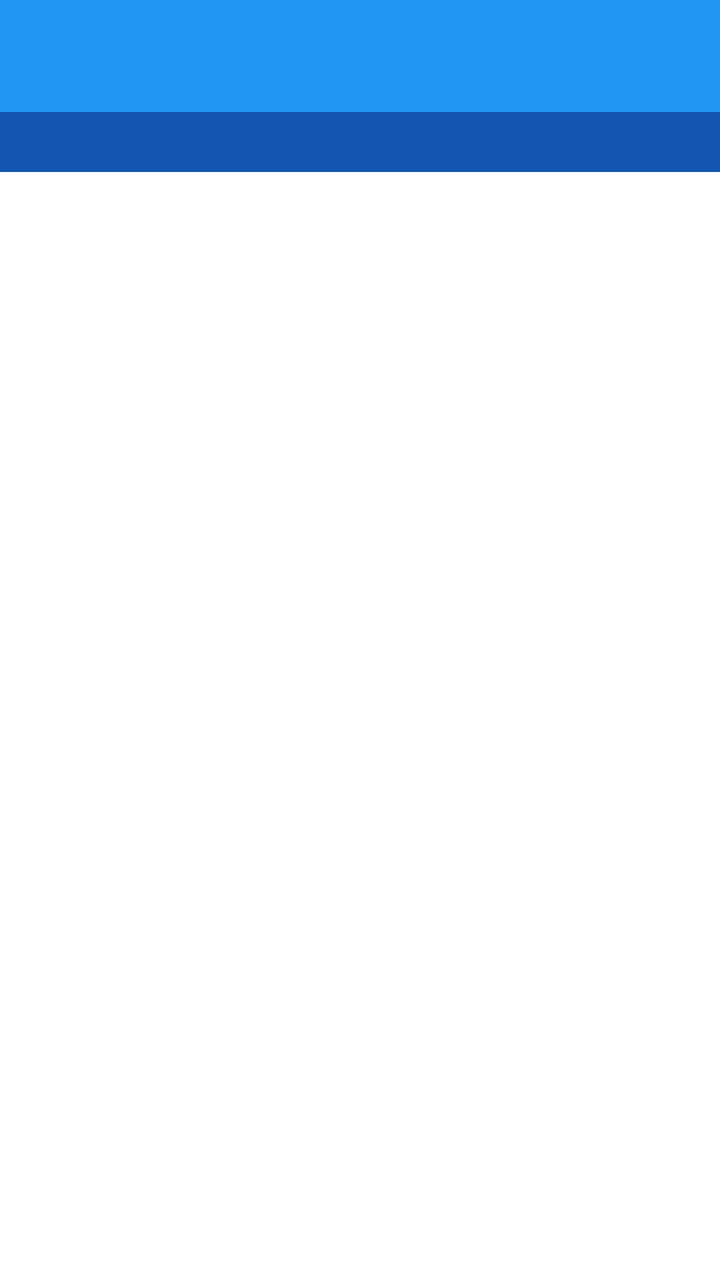
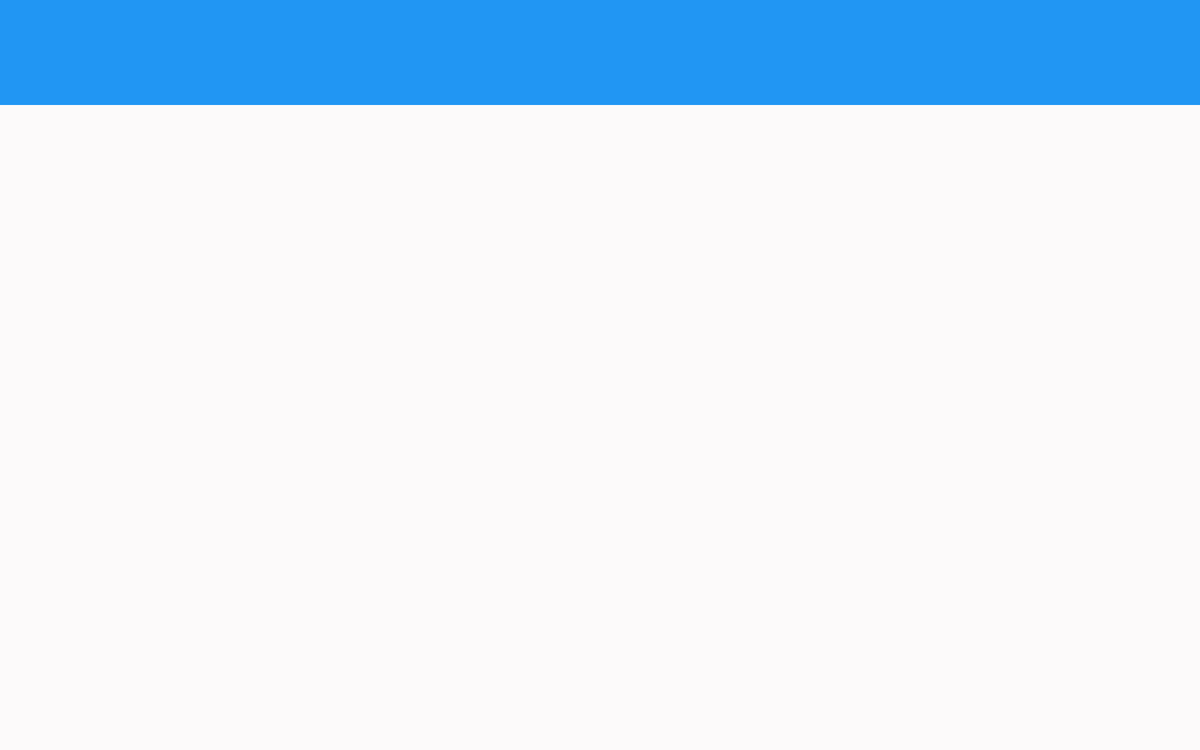

The same Android screen from two of the app's own layout files: first res/layout/ as a phone draws it, then the author's variant for another configuration, drawn on a device whose configuration selects that folder. Both files follow.
<!-- AndroidManifest.xml: application theme AppTheme -->
<!-- res/layout/activity_main.xml -->
<RelativeLayout xmlns:android="http://schemas.android.com/apk/res/android"
    xmlns:tools="http://schemas.android.com/tools"
    android:layout_width="match_parent"
    android:background="#ffffff"
    android:layout_height="match_parent"
    tools:context=".MainActivity">

    <include
        android:id="@+id/tool_bar"
        layout="@layout/toolbar"
        android:layout_width="match_parent"
        android:layout_height="wrap_content"/>

    <android.support.design.widget.TabLayout
        android:id="@+id/tabs"
        android:layout_width="match_parent"
        android:layout_height="30dp"
        android:background="#1355b1"
        android:layout_below="@+id/tool_bar"
        android:layout_alignParentLeft="true"
        android:layout_alignParentStart="true" />

    <android.support.v4.view.ViewPager
        android:id="@+id/viewpager"
        android:layout_width="match_parent"
        android:layout_height="match_parent"
        android:layout_below="@+id/tabs"
        />

</RelativeLayout>
<!-- res/layout/toolbar.xml (included above) -->
<android.support.v7.widget.Toolbar
        xmlns:android="http://schemas.android.com/apk/res/android"
        android:id="@+id/toolbar"
        android:layout_width="match_parent"
        android:layout_height="4dp"
        android:minHeight="?attr/actionBarSize"
        android:background="?attr/colorPrimary"/>
<!-- resources referenced by this layout -->
<resources>
  <style name="AppTheme" parent="Theme.AppCompat.Light.NoActionBar">
          <item name="colorPrimary">@color/PrimaryColor</item>
          <item name="colorPrimaryDark">@color/primary_dark_material_dark</item>
          <item name="colorAccent">@color/colorAccent</item>
          Customize your theme here.
      </style>
  <color name="PrimaryColor">#2196F3</color>
  <color name="colorAccent">#c8e8ff</color>
</resources>
<!-- res/layout-xlarge-land/activity_main.xml (the author's variant of the layout above) -->
<!-- drawn on a large tablet held sideways -->
<RelativeLayout xmlns:android="http://schemas.android.com/apk/res/android"
    xmlns:tools="http://schemas.android.com/tools"
    android:layout_width="match_parent"
    xmlns:app="http://schemas.android.com/apk/res-auto"
    android:background="#fcfafa"
    android:layout_height="match_parent"
    tools:context=".MainActivity">

    <include
        android:id="@+id/tool_bar"
        layout="@layout/toolbar"
        android:layout_width="match_parent"
        android:layout_height="wrap_content"/>

    <android.support.design.widget.TabLayout
        android:id="@+id/tabs"
        style="@style/TabLayoutStyle"
        android:layout_width="match_parent"
        android:layout_height="wrap_content"
        android:layout_below="@+id/tool_bar"
        android:background="?attr/colorPrimary" />

    <android.support.v4.view.ViewPager
        android:id="@+id/viewpager"
        android:layout_width="match_parent"
        android:layout_height="match_parent"
        android:layout_below="@+id/tabs"
        />

</RelativeLayout>
<!-- resources referenced by the variant -->
<!-- as a large tablet held sideways resolves them -->
<resources>
  <style name="TabLayoutStyle" parent="Widget.Design.TabLayout">
          <item name="tabMaxWidth">@dimen/tab_max_width</item>
          <item name="tabIndicatorColor">@color/btn_logut_bg</item>
          <item name="tabIndicatorHeight">2dp</item>
          <item name="tabPaddingStart">8dp</item>
          <item name="tabPaddingEnd">8dp</item>
          <item name="tabBackground">?attr/selectableItemBackground</item>
          <item name="tabTextAppearance">@style/TabTextAppearance</item>
          <item name="tabSelectedTextColor">@android:color/white</item>
      </style>
  <style name="AppTheme" parent="Theme.AppCompat.Light.NoActionBar">
          <item name="colorPrimary">@color/PrimaryColor</item>
          <item name="colorPrimaryDark">@color/primary_dark_material_dark</item>
          <item name="colorAccent">@color/colorAccent</item>
          Customize your theme here.
      </style>
  <dimen name="tab_max_width">264dp</dimen>
  <color name="btn_logut_bg">#ff6861</color>
  <style name="TabTextAppearance" parent="TextAppearance.Design.Tab">
          <item name="android:textSize">30dp</item>
          <item name="android:textColor">@color/color_white_semitransparent</item>
          <item name="textAllCaps">true</item>
      </style>
  <color name="PrimaryColor">#2196F3</color>
  <color name="colorAccent">#c8e8ff</color>
  <color name="color_white_semitransparent">#f8fafa</color>
</resources>
